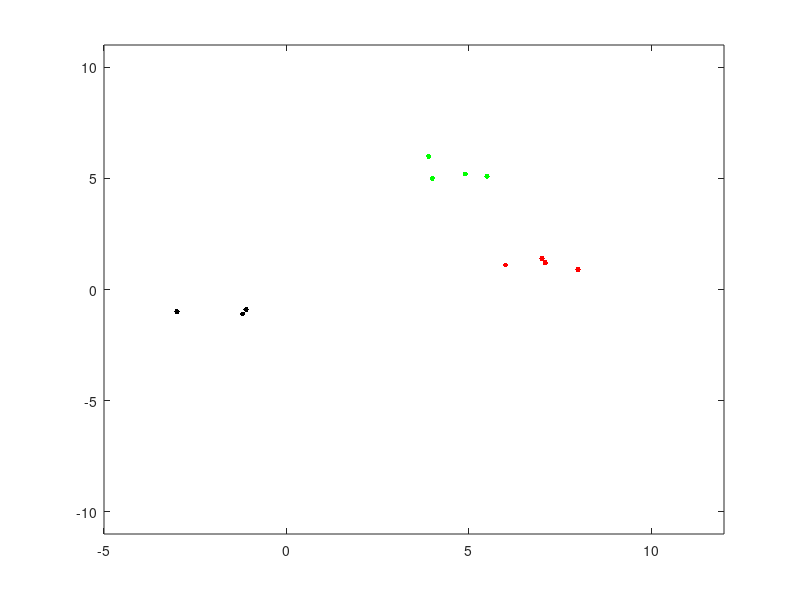

MATLAB code to generate this figure: (Note: this script raises an error after producing the figure.)
clear ; close all; clc


% load the points from files provided
X = load('dataX.csv');
y = load('dataY.csv');


% plot the points on a scatter plot

plot(X(find(y==0)',1),X(find(y==0)',2),'.r','markerSize',12);
axis ([-5 12, -11 11]);     
hold on;
plot(X(find(y==1)',1),X(find(y==1)',2),'.g','markerSize',12);
hold on;
plot(X(find(y==2)',1),X(find(y==2)',2),'.k','markerSize',12);



% initialize constants
n = size(X,2);
lambda=1;
initial_theta = [0 0 0]';
options = optimset('GradObj', 'on', 'MaxIter', 50);
number_of_classes = 3;
thetas = zeros(number_of_classes,n+1);


% augment X with a fake property x0, always equal to zero,
% to make calculations easier
X = [ones(size(X,1),1) X];


% calculate best thetas for each class of points
% so that later we can use them to make predictions 
for i = 0:number_of_classes-1

    thetas(i+1,:) = fmincg (@(t)(lrCostFunction(t, X, y==i , lambda)),
    initial_theta,
    options)';
    
    xs = linspace(-5,12,100);
    ys = xs*(-1)*thetas(i+1,2)/thetas(i+1,3)-thetas(i+1,1)/thetas(i+1,3);
    
    hold on;
    plot(xs,ys);
end


% create a new point and predict in which class it should be put
%    point1 = [2.246 ; -0.2];
%    hold on; plot(point1(1), point1(2),'dc');
%    point1 = [1; point1];
%    probability_of_belonging = round(sigmoid(thetas*point1).*100)./100;
%    [maximum_value, index_of_max] = max(probability_of_belonging);
%    printf("Newly created point belongs to class %d with probability of %f\n", index_of_max,maximum_value);


% let's calculate predictions for points we were given as data
% they should be put to the same catogories they actually belong to
%    probability_of_belonging = round(sigmoid(thetas*X').*100)./100;
%    [probability_of_belonging_to_given_class, predicted_class] = max(probability_of_belonging)



% for a whole group of five points, place them in appropriate classes
% using the previosly calculated thetas
how_many_points_to_generate = 10
X_rand = [ones(how_many_points_to_generate,1) stdnormal_rnd(how_many_points_to_generate,2)*4];
[probability_of_belonging_to_given_class, predicted_class] = max(round(sigmoid(thetas*X_rand').*100)./100);


hold on; plot(X_rand(find(predicted_class==1),2), X_rand(find(predicted_class==1),3),'xr');
hold on; plot(X_rand(find(predicted_class==2),2), X_rand(find(predicted_class==2),3),'xg');
hold on; plot(X_rand(find(predicted_class==3),2), X_rand(find(predicted_class==3),3),'xk');


[X_rand probability_of_belonging_to_given_class']